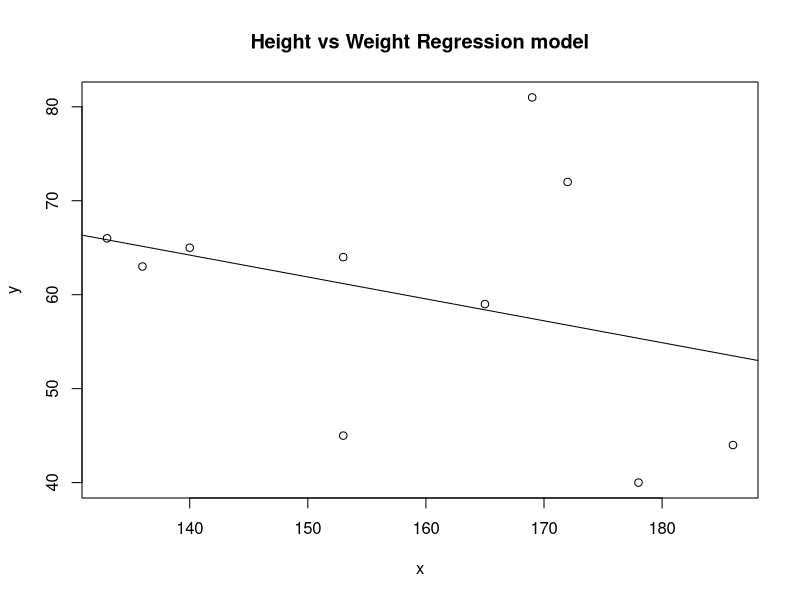
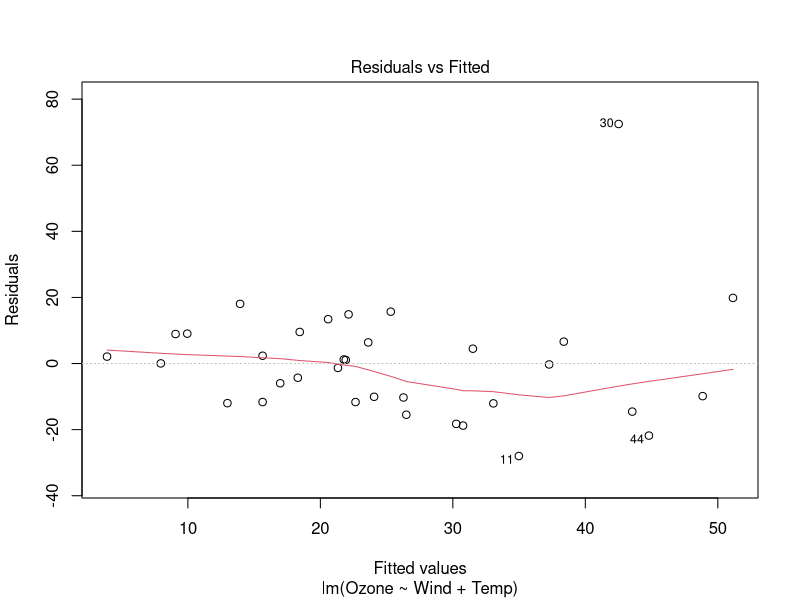
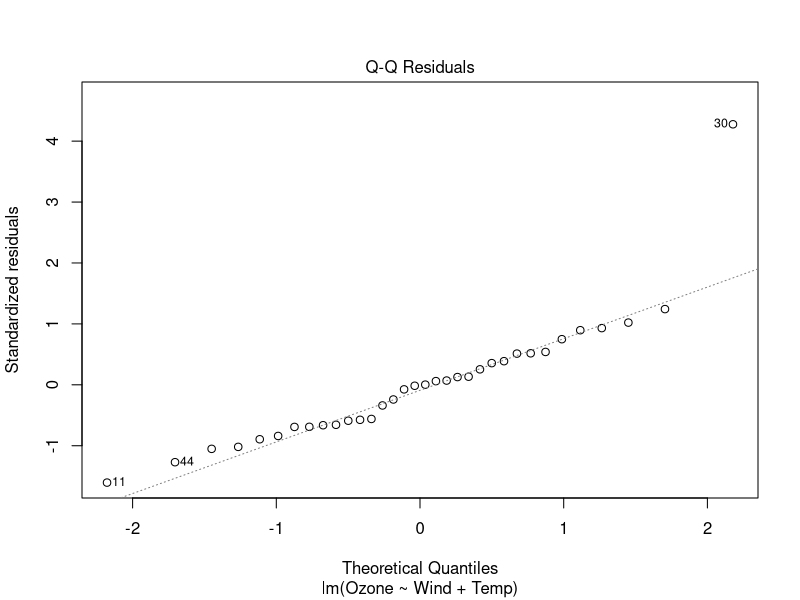
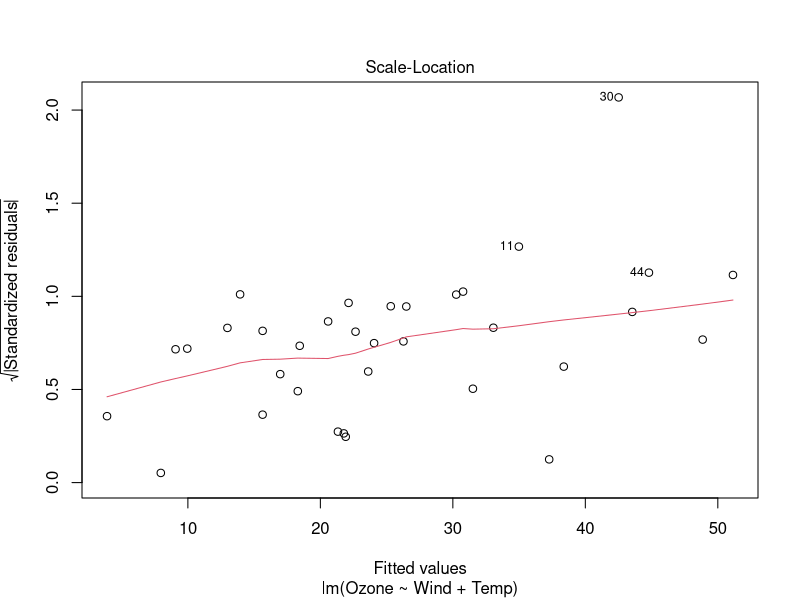
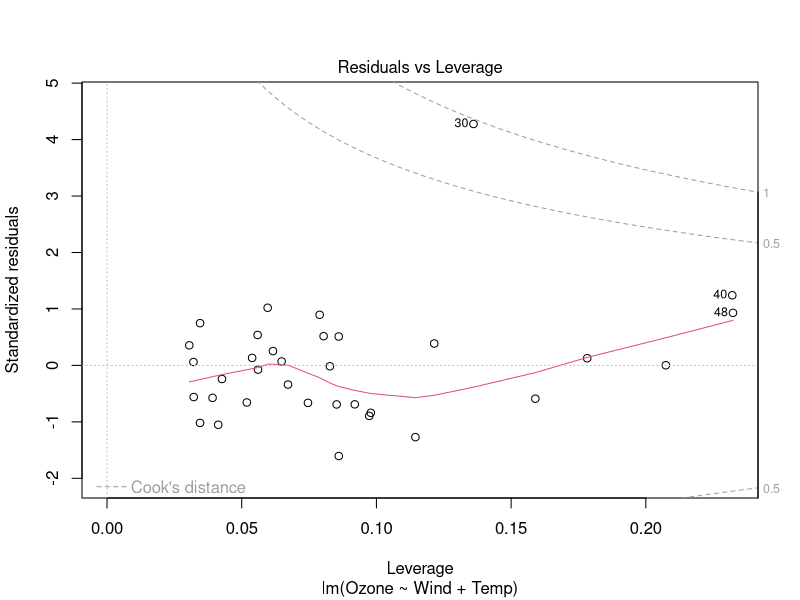

Recreate these plots in R, in order.
# Linear Regression
    #Height
    x<-c(153,169,140,186,172,136,178,165,153,133)
    #Weight
    y<-c(64,81,65,44,72,63,40,59,45,66)
    model<-lm(y~x)
    ds<-data.frame(x=182)
    res<-predict(model,ds)
    cat("Predict value of a person with height 182 is")
    print(res)
    png(file="LinearRegression.png")
    plot(x,y,main="Height vs Weight Regression model")
    abline(model)
    dev.off()
    
#Multiple Regression
    input<-airquality[1:50,c("Ozone","Wind","Temp")]
    model<-lm(Ozone~Wind+Temp,data=input)
    cat("Multiple Regression")
    print(model)
    png(file="Multreg.png")
    plot(model)
    dev.off()
    
#Corelation
    x<-c(1,3,5,10)
    y<-c(2,4,6,20)
    print(cor(x,y))
    print(cor(x,y,method = "pearson"))
    print(cor(x,y,method = "kendall"))
    print(cor(x,y,method = "spearman"))